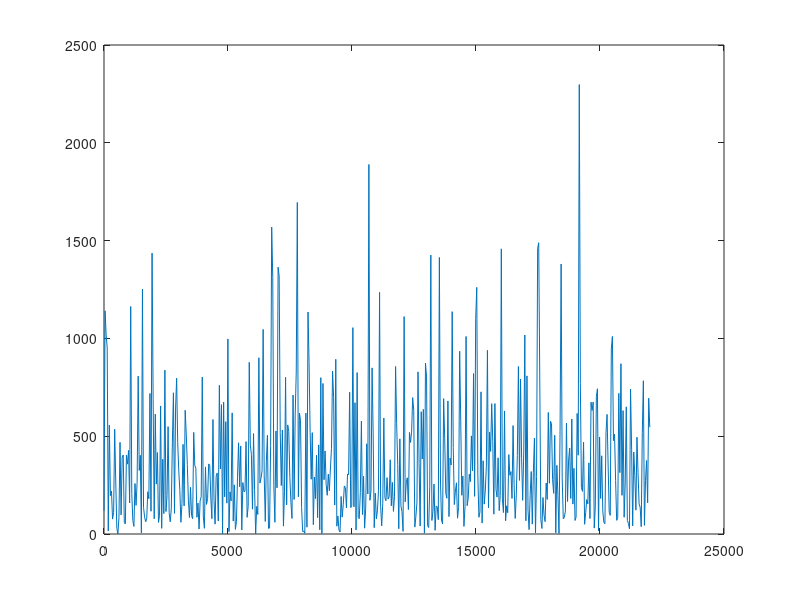

Source code (MATLAB): (Note: this script raises an error after producing the figure.)
%lowpasswn.m
%commented 3.27.08


%make wn file
%length of stimulus.
t=.05
fs=44100
%lowpassfrequency
lopsvl=[5000];
%tukey ratio
tukratio=.08;
type='low' %''stop'
npts=fs*t
rawdata=rand(npts,1)*2-1


%analyze wn file
rawdatashort=rawdata(1:1024);
fftout=fft(rawdatashort)
    fftfreqs=0:((44100/2)/(length(rawdatashort)/2)):44100/2;
    fftfreqs=fftfreqs(1:end-1)
    fftout=fftout(1:end/2)
    absout=abs(fftout.^2);
    figure
    plot(fftfreqs, (absout))
    
    
%now make notch file...THIS LINE 
[b,a]=cheby1(8,1,[lopsvl/(fs/2)],type)
rawdataflt=filtfilt(b,a,rawdata);

    %normalize
    mxvl=max(abs(rawdataflt))
    rawdatafltnrm=rawdataflt/(mxvl*1.0001);
    lng=length(rawdataflt);
    tukout=tukeywin(lng,tukratio);
    rawdatafltnrm=rawdatafltnrm.*tukout;
    rawdatafltnrm(1)=0;
    filename=['wn' num2str(t*1000) type num2str(lopsvl(1)) '.wav']
    
    wavwrite(rawdatafltnrm,44100,16,filename)
    
    
%  %now analyze wnfile played out over silence
%  cbinfile='r58pu68_111207_2022.2.cbin'
%             
%  [cbin,fs]=ReadCbinFile(cbinfile);
%  tstart=1.995
%  cbinshort=cbin(tstart*fs:tstart*fs+2047)
%  fftout=fft(cbinshort)
%     fftfreqs=0:((fs/2)/(length(cbinshort)/2)):fs/2;
%     fftfreqs=fftfreqs(1:end-1)
%     fftout=fftout(1:end/2)
%     absout=abs(fftout.^2);
%     figure
%     plot(fftfreqs, (absout))
%     
%     wncbinfile='r58pu68_111207_2037.167.cbin'
%  [wncbin,fs]=ReadCbinFile(wncbinfile);
%  tstart=5.96
%  wncbinshort=wncbin(tstart*fs:tstart*fs+511)
%  fftout=fft(wncbinshort)
%     fftfreqs=0:((fs/2)/(length(wncbinshort)/2)):fs/2;
%     fftfreqs=fftfreqs(1:end-1)
%     fftout=fftout(1:end/2)
%     absout=abs(fftout.^2);
%     figure
%     plot(fftfreqs, (absout))
%     
%     